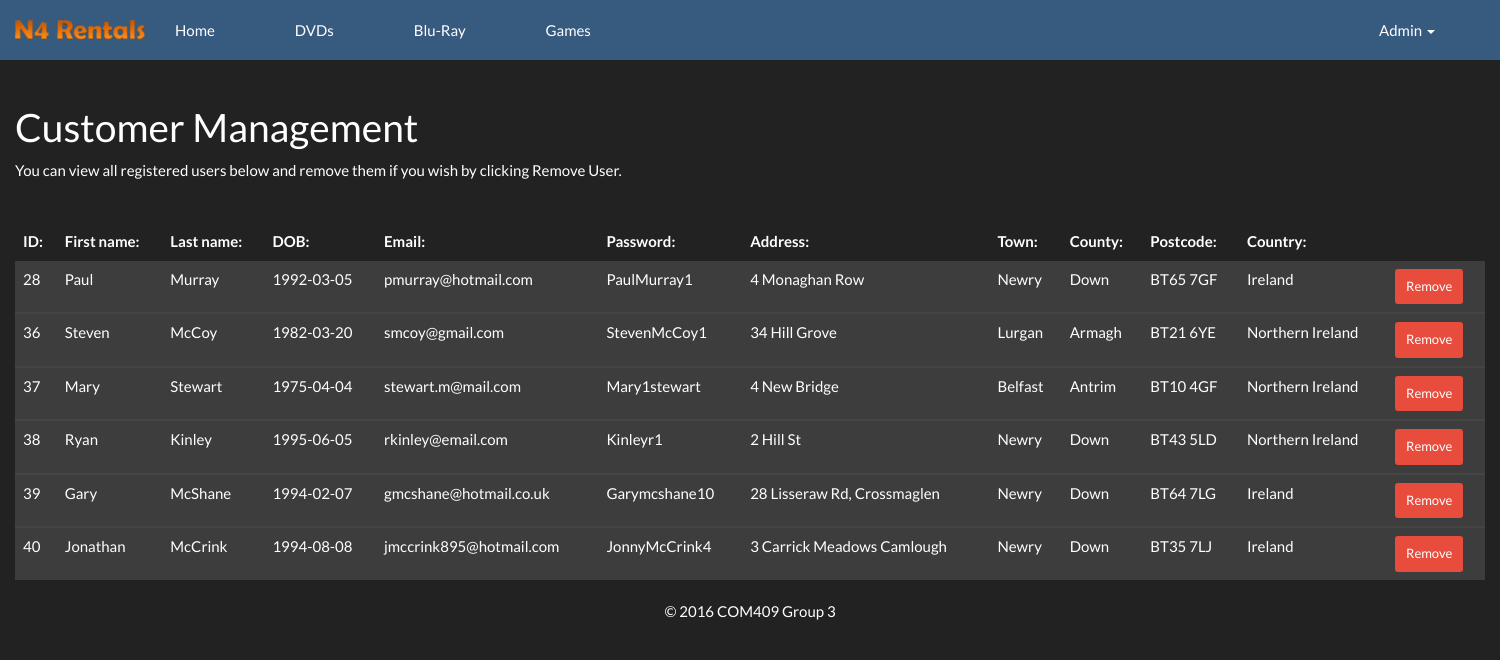
Page /Admin/custManage.php on the committed database.
### tables this page shows
CREATE TABLE IF NOT EXISTS `customer` (
  `id` int(10) unsigned NOT NULL,
  `custFirstName` varchar(30) NOT NULL,
  `custLastName` varchar(30) NOT NULL,
  `DOB` date NOT NULL,
  `email` char(30) NOT NULL,
  `pword` char(30) NOT NULL,
  `cPword` char(30) NOT NULL,
  `address` varchar(50) NOT NULL,
  `town` varchar(30) NOT NULL,
  `county` varchar(30) NOT NULL,
  `pcode` varchar(10) NOT NULL,
  `country` varchar(30) NOT NULL,
  `created_at` timestamp NOT NULL DEFAULT CURRENT_TIMESTAMP ON UPDATE CURRENT_TIMESTAMP,
  `updated_at` timestamp NOT NULL DEFAULT '0000-00-00 00:00:00'
);

### Admin/custManage.php (the view, shortened to what this page needs)
<?php include '../database/db_connect.php';
$sql = "SELECT * FROM Customer";
$result = $conn->query($sql);
include '../includes/AdminHeader.php';
?>
	<div class="container">
		<div class="bs-docs-section">
			<div class="row">
				<div class="col-lg-12">
					<div class="page-header">
					  <h1 id="forms">Customer Management</h1>
					  <p align="justify">You can view all registered users below and remove them if you wish by clicking Remove User.</p>
					</div>
				 </div>
			</div>
			<div class="bs-component">
				<table class="table table-striped table-hover ">
					<thead>
					<tr>
						<th>ID:</th>
						<th>First name:</th>
						<th>Last name:</th>
						<th>DOB:</th>
						<th>Email:</th>
						<th>Password:</th>
						<th>Address:</th>
						<th>Town:</th>
						<th>County:</th>
						<th>Postcode:</th>
						<th>Country:</th>
					</tr>
					<?php
			if ($result->num_rows > 0) {
				while($row = $result->fetch_assoc()) {
					?>
					</thead>
					<tbody>
					<tr>
						<td><?php echo $row["id"]; ?></td>
						<td><?php echo $row["custFirstName"]; ?></td>
						<td><?php echo $row["custLastName"]; ?></td>
						<td><?php echo $row["DOB"]; ?></td>
						<td><?php echo $row["email"]; ?></td>
						<td><?php echo $row["pword"]; ?></td>
						<td><?php echo $row["address"]; ?></td>
						<td><?php echo $row["town"]; ?></td>
						<td><?php echo $row["county"]; ?></td>
						<td><?php echo $row["pcode"]; ?></td>
						<td><?php echo $row["country"]; ?></td>
						<td><input type=button onClick="location.href='removeCustomer.php?UserID=<?php echo$row['id']; ?>'" class="btn btn-danger btn-sm" value='Remove'></td>
					</tr>
					<?php
			}
			} else{
				echo "0 results";
}
?>
                </tbody>
              </table>
            </div>
		</div>
<?php include '../includes/AdminFooter.php'; ?>

### rows in the picture
customer: id "28", custFirstName "Paul", custLastName "Murray", DOB "1992-03-05", email "pmurray@hotmail.com", pword "PaulMurray1", address "4 Monaghan Row", town "Newry", county "Down", pcode "BT65 7GF", country "Ireland"
customer: id "36", custFirstName "Steven", custLastName "McCoy", DOB "1982-03-20", email "smcoy@gmail.com", pword "StevenMcCoy1", address "34 Hill Grove", town "Lurgan", county "Armagh", pcode "BT21 6YE", country "Northern Ireland"
customer: id "37", custFirstName "Mary", custLastName "Stewart", DOB "1975-04-04", email "stewart.m@mail.com", pword "Mary1stewart", address "4 New Bridge", town "Belfast", county "Antrim", pcode "BT10 4GF", country "Northern Ireland"
customer: id "38", custFirstName "Ryan", custLastName "Kinley", DOB "1995-06-05", email "rkinley@email.com", pword "Kinleyr1", address "2 Hill St", town "Newry", county "Down", pcode "BT43 5LD", country "Northern Ireland"
customer: id "39", custFirstName "Gary", custLastName "McShane", DOB "1994-02-07", email "gmcshane@hotmail.co.uk", pword "Garymcshane10", address "28 Lisseraw Rd, Crossmaglen", town "Newry", county "Down", pcode "BT64 7LG", country "Ireland"
customer: id "40", custFirstName "Jonathan", custLastName "McCrink", DOB "1994-08-08", email "jmccrink895@hotmail.com", pword "JonnyMcCrink4", address "3 Carrick Meadows Camlough", town "Newry", county "Down", pcode "BT35 7LJ", country "Ireland"
